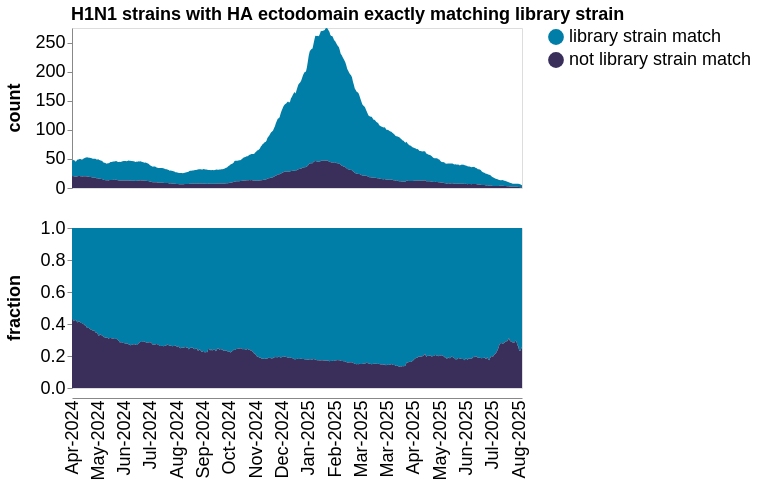

Notebook code for this chart:
### Markdown cell above
Plot number of strains in each group as a function of date:

### Code cell
# We create an integer days columns so we can impute missing days
grouped_counts_by_date = (
    filtered_counts_by_date
    .assign(
        set_of_strains=lambda x: x["variant"].map(
            lambda v: (
                "library strain match"
                if v not in {NOT_IN_LIBRARY}
                else v
            ),
        )
    )
    .groupby(["set_of_strains", "date"], as_index=False)
    .aggregate({"sequences": "sum"})
)


# Configure chart
titleFontSize = 18
labelFontSize = 18

# Make chart
grouped_counts_by_date_chart = (
    alt.Chart(grouped_counts_by_date)
    .transform_window(
        count="mean(sequences)",
        groupby=["set_of_strains"],
        frame=[-plot_window_frame_days, plot_window_frame_days],
    )
    .transform_joinaggregate(total_count="sum(count)", groupby=["date"])
    .transform_calculate(fraction=alt.datum.count / alt.datum.total_count)
    .transform_fold(
        fold=["count", "fraction"],
        as_=["statistic", "count_or_fraction"],
    )
    .encode(
        alt.X("date", title=None, axis=alt.Axis(grid=False, format="%b-%Y", labelAngle=-90,
                                                tickCount=100, tickSize=0,
                                                titleFontSize=titleFontSize,
                                                labelFontSize=labelFontSize)),
        alt.Y(
            "count_or_fraction:Q",
            axis=alt.Axis(grid=False, 
                          titleFontSize=titleFontSize,
                          labelFontSize=labelFontSize),
            title=None,
            scale=alt.Scale(nice=False)
        ),
        alt.Fill(
            "set_of_strains",
            title="set of strains",
            legend=alt.Legend(
                orient="right",
                labelLimit=500,
                title=None,
            ),
            scale=alt.Scale(range=color_scheme)
        ),
        alt.Row(
            "statistic:N",
            title=None,
            header=alt.Header(orient="left", labelFontStyle="bold",
                              titleFontSize=titleFontSize,
                              labelFontSize=labelFontSize)
        ),
        tooltip=[
            "set_of_strains",
            "date",
            "statistic:N",
            alt.Tooltip("count_or_fraction:Q", format=".2f"),
        ],
    )
    .mark_area()
    .configure_legend(labelFontSize=labelFontSize, rowPadding=5, symbolSize=250)
    .properties(
        width=450,
        height=160,
        title=alt.TitleParams(
            plot_title,
            dx=65,
            fontSize = titleFontSize
        ),
    )
    .resolve_scale(y="independent")
)

print(f"Saving to {svg=}")
grouped_counts_by_date_chart.save(svg)

grouped_counts_by_date_chart

### Figure 1 — Vega-Lite specification as saved in the notebook (floating-point values rounded to 4 significant figures; data arrays with more than 128 entries replaced by an {"elided": "..."} marker saying what was removed)
{"config": {"view": {"continuousWidth": 300, "continuousHeight": 300}, "legend": {"labelFontSize": 18, "rowPadding": 5, "symbolSize": 250}}, "data": {"name": "data-32ce98348942bb39e465c88a1bdda1ad"}, "mark": {"type": "area"}, "encoding": {"fill": {"field": "set_of_strains", "legend": {"labelLimit": 500, "orient": "right", "title": null}, "scale": {"range": ["#007EA7", "#392F5A"]}, "title": "set of strains", "type": "nominal"}, "row": {"field": "statistic", "header": {"labelFontSize": 18, "labelFontStyle": "bold", "orient": "left", "titleFontSize": 18}, "title": null, "type": "nominal"}, "tooltip": [{"field": "set_of_strains", "type": "nominal"}, {"field": "date", "type": "temporal"}, {"field": "statistic", "type": "nominal"}, {"field": "count_or_fraction", "format": ".2f", "type": "quantitative"}], "x": {"axis": {"format": "%b-%Y", "grid": false, "labelAngle": -90, "labelFontSize": 18, "tickCount": 100, "tickSize": 0, "titleFontSize": 18}, "field": "date", "title": null, "type": "temporal"}, "y": {"axis": {"grid": false, "labelFontSize": 18, "titleFontSize": 18}, "field": "count_or_fraction", "scale": {"nice": false}, "title": null, "type": "quantitative"}}, "height": 160, "resolve": {"scale": {"y": "independent"}}, "title": {"text": "H1N1 strains with HA ectodomain exactly matching library strain", "dx": 65, "fontSize": 18}, "transform": [{"window": [{"op": "mean", "field": "sequences", "as": "count"}], "frame": [-10, 10], "groupby": ["set_of_strains"]}, {"joinaggregate": [{"op": "sum", "field": "count", "as": "total_count"}], "groupby": ["date"]}, {"calculate": "(datum.count / datum.total_count)", "as": "fraction"}, {"fold": ["count", "fraction"], "as": ["statistic", "count_or_fraction"]}], "width": 450, "$schema": "https://vega.github.io/schema/vega-lite/v5.20.1.json", "datasets": {"data-32ce98348942bb39e465c88a1bdda1ad": {"elided": "960 records"}}}
